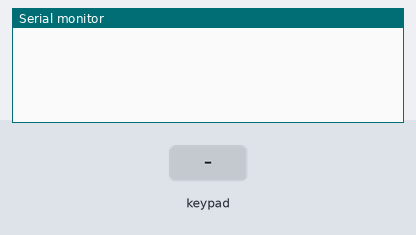
Bench run of a sketch on a simulated Arduino Uno, built with avr-gcc and run on an emulated ATmega328P. On the bench: the last lines printed to the serial monitor. The inputs (shaded band) are chosen by the test bench.

Above: at 1.2 s.
1.3 s: key 'U' pressed
At 2.5 s:
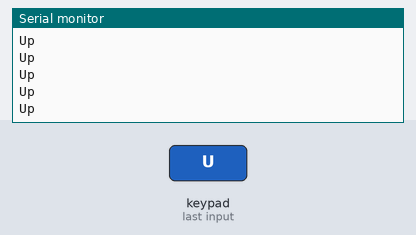
2.8 s: key 'D' pressed
At 4.0 s:
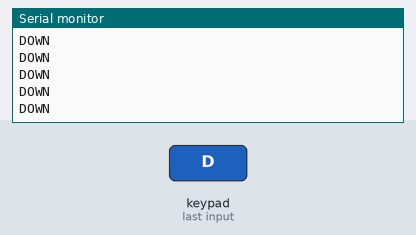

The sketch:

PS2_dualshock_template.ino
```cpp
#include <PS2X_lib.h>

//don't push an "ANALOG" button!!!
//if you push an "ANALOG" button, you can't use analogHats.

PS2X ps2x;

int error = 0;
byte vibrate = 0;

const int clock_pin = 13;
const int command_pin = 11;
const int attention_pin = 10;
const int data_pin = 12;

void setup(){
  Serial.begin(115200);
  ps2x.config_gamepad(clock_pin, command_pin, attention_pin, data_pin, true, true);
}

void loop(){
  ps2x.read_gamepad(false, vibrate);

  if (ps2x.Analog(PSS_LX) > 150 || ps2x.Analog(PSS_LX) < 90 || ps2x.Analog(PSS_LY) > 150 || ps2x.Analog(PSS_LY) < 90 || ps2x.Analog(PSS_RX) > 150 || ps2x.Analog(PSS_RX) < 90 || ps2x.Analog(PSS_RY) > 150 || ps2x.Analog(PSS_RY) < 90) {
    Serial.print("\r\nLeftHatX: ");
    Serial.print(ps2x.Analog(PSS_LX));
    Serial.print("\tLeftHatY: ");
    Serial.print(ps2x.Analog(PSS_LY));
    Serial.print("\tRightHatX: ");
    Serial.print(ps2x.Analog(PSS_RX));
    Serial.print("\tRightHatY: ");
    Serial.print(ps2x.Analog(PSS_RY));
  }

  if (ps2x.Button(PSB_GREEN)) {
    Serial.println("Triangle");
  }
  if (ps2x.Button(PSB_RED)) {
    Serial.println("Circle");
  }
  if (ps2x.Button(PSB_BLUE)) {
    Serial.println("Cross");
  }
  if (ps2x.Button(PSB_PINK)) {
    Serial.println("Square");
  }

  if (ps2x.Button(PSB_PAD_UP)) {
    Serial.println("Up");
  }
  if (ps2x.Button(PSB_PAD_RIGHT)) {
    Serial.println("Right");
  }
  if (ps2x.Button(PSB_PAD_DOWN)) {
    Serial.println("DOWN");
  }
  if (ps2x.Button(PSB_PAD_LEFT)) {
    Serial.println("LEFT");
  }

  if (ps2x.Button(PSB_L1)) {
    Serial.println("L1");
  }
  if (ps2x.Button(PSB_L2)) {
    Serial.println("L2");
  }
  if (ps2x.Button(PSB_L3)) {
    Serial.println("L3");
  }
  if (ps2x.Button(PSB_R1)) {
    Serial.println("R1");
  }
  if (ps2x.Button(PSB_R2)) {
    Serial.println("R2");
  }
  if (ps2x.Button(PSB_R3)) {
    Serial.println("R3");
  }

  if (ps2x.Button(PSB_SELECT)) {
    Serial.println("Select");
  }
  if (ps2x.Button(PSB_START)) {
    Serial.println("Start");
  }
}
```

Measured:
- after the input at 1.3 s, the serial monitor: prints a new line at once (image 1)
- after the input at 2.8 s, the serial monitor: prints a new line at once (image 2)
